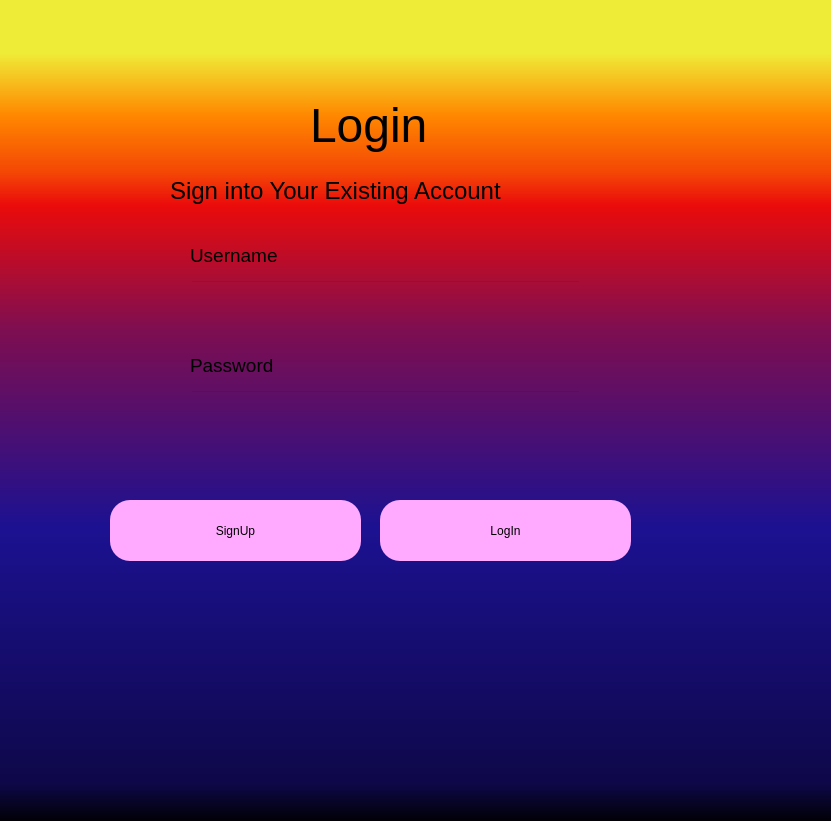
<?xml version="1.0" encoding="UTF-8"?>
<ui version="4.0">
 <class>Dialog</class>
 <widget class="QDialog" name="Dialog">
  <property name="geometry">
   <rect>
    <x>0</x>
    <y>0</y>
    <width>831</width>
    <height>821</height>
   </rect>
  </property>
  <property name="windowTitle">
   <string>Dialog</string>
  </property>
  <widget class="QWidget" name="bgwidget" native="true">
   <property name="geometry">
    <rect>
     <x>0</x>
     <y>0</y>
     <width>831</width>
     <height>821</height>
    </rect>
   </property>
   <property name="styleSheet">
    <string notr="true">QWidget#bgwidget{
background-color: qlineargradient(spread:pad, x1:0, y1:1, x2:0, y2:0, stop:0 rgba(0, 0, 0, 255), stop:0.05 rgba(14, 8, 73, 255), stop:0.36 rgba(28, 17, 145, 255), stop:0.6 rgba(126, 14, 81, 255), stop:0.75 rgba(234, 11, 11, 255), stop:0.79 rgba(244, 70, 5, 255), stop:0.86 rgba(255, 136, 0, 255), stop:0.935 rgba(239, 236, 55, 255));}</string>
   </property>
   <widget class="QLabel" name="label">
    <property name="geometry">
     <rect>
      <x>310</x>
      <y>80</y>
      <width>151</width>
      <height>91</height>
     </rect>
    </property>
    <property name="font">
     <font>
      <pointsize>36</pointsize>
     </font>
    </property>
    <property name="autoFillBackground">
     <bool>false</bool>
    </property>
    <property name="styleSheet">
     <string notr="true">background-color:rgba(0,0,0,0);</string>
    </property>
    <property name="text">
     <string>Login</string>
    </property>
   </widget>
   <widget class="QLabel" name="label_2">
    <property name="geometry">
     <rect>
      <x>170</x>
      <y>170</y>
      <width>441</width>
      <height>41</height>
     </rect>
    </property>
    <property name="font">
     <font>
      <family>MS Shell Dlg 2</family>
      <pointsize>18</pointsize>
      <weight>50</weight>
      <italic>false</italic>
      <bold>false</bold>
     </font>
    </property>
    <property name="autoFillBackground">
     <bool>false</bool>
    </property>
    <property name="styleSheet">
     <string notr="true">background-color:rgba(0,0,0,0);
font: 18pt &quot;MS Shell Dlg 2&quot;;</string>
    </property>
    <property name="text">
     <string>Sign into Your Existing Account</string>
    </property>
   </widget>
   <widget class="QPushButton" name="login">
    <property name="geometry">
     <rect>
      <x>380</x>
      <y>500</y>
      <width>251</width>
      <height>61</height>
     </rect>
    </property>
    <property name="styleSheet">
     <string notr="true">font: 16pt &quot;MS Shell Dlg 2&quot;;
background-color: rgb(255, 170, 255);
border-radius:20px;</string>
    </property>
    <property name="text">
     <string>LogIn</string>
    </property>
   </widget>
   <widget class="QLabel" name="label_3">
    <property name="geometry">
     <rect>
      <x>190</x>
      <y>240</y>
      <width>111</width>
      <height>31</height>
     </rect>
    </property>
    <property name="font">
     <font>
      <family>MS Shell Dlg 2</family>
      <pointsize>14</pointsize>
      <weight>50</weight>
      <italic>false</italic>
      <bold>false</bold>
     </font>
    </property>
    <property name="autoFillBackground">
     <bool>false</bool>
    </property>
    <property name="styleSheet">
     <string notr="true">background-color:rgba(0,0,0,0);
font: 14pt &quot;MS Shell Dlg 2&quot;;</string>
    </property>
    <property name="text">
     <string>Username</string>
    </property>
   </widget>
   <widget class="QLabel" name="label_4">
    <property name="geometry">
     <rect>
      <x>190</x>
      <y>350</y>
      <width>111</width>
      <height>31</height>
     </rect>
    </property>
    <property name="font">
     <font>
      <family>MS Shell Dlg 2</family>
      <pointsize>14</pointsize>
      <weight>50</weight>
      <italic>false</italic>
      <bold>false</bold>
     </font>
    </property>
    <property name="autoFillBackground">
     <bool>false</bool>
    </property>
    <property name="styleSheet">
     <string notr="true">background-color:rgba(0,0,0,0);
font: 14pt &quot;MS Shell Dlg 2&quot;;</string>
    </property>
    <property name="text">
     <string>Password</string>
    </property>
   </widget>
   <widget class="QLineEdit" name="username">
    <property name="geometry">
     <rect>
      <x>190</x>
      <y>280</y>
      <width>391</width>
      <height>61</height>
     </rect>
    </property>
    <property name="styleSheet">
     <string notr="true">background-color: rgba(0, 0, 0,0);
font: 14pt &quot;MS Shell Dlg 2&quot;;</string>
    </property>
   </widget>
   <widget class="QLineEdit" name="password">
    <property name="geometry">
     <rect>
      <x>190</x>
      <y>390</y>
      <width>391</width>
      <height>61</height>
     </rect>
    </property>
    <property name="styleSheet">
     <string notr="true">background-color: rgba(0, 0, 0,0);
font: 14pt &quot;MS Shell Dlg 2&quot;;</string>
    </property>
   </widget>
   <widget class="QPushButton" name="signup">
    <property name="geometry">
     <rect>
      <x>110</x>
      <y>500</y>
      <width>251</width>
      <height>61</height>
     </rect>
    </property>
    <property name="styleSheet">
     <string notr="true">font: 16pt &quot;MS Shell Dlg 2&quot;;
background-color: rgb(255, 170, 255);
border-radius:20px;</string>
    </property>
    <property name="text">
     <string>SignUp</string>
    </property>
   </widget>
   <widget class="QLabel" name="error">
    <property name="geometry">
     <rect>
      <x>120</x>
      <y>465</y>
      <width>501</width>
      <height>21</height>
     </rect>
    </property>
    <property name="styleSheet">
     <string notr="true">font: 10pt &quot;MS Shell Dlg 2&quot;;
color: rgb(255, 0, 0);</string>
    </property>
    <property name="text">
     <string/>
    </property>
   </widget>
  </widget>
 </widget>
 <resources/>
 <connections/>
</ui>
